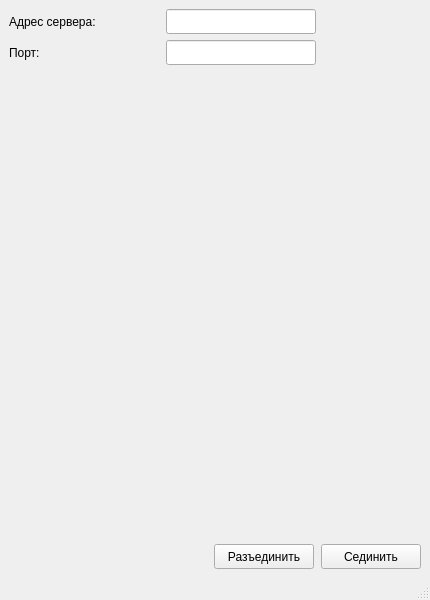
<?xml version="1.0" encoding="UTF-8"?>
<ui version="4.0">
 <class>ConnectionForm</class>
 <widget class="QMainWindow" name="ConnectionForm">
  <property name="geometry">
   <rect>
    <x>0</x>
    <y>0</y>
    <width>430</width>
    <height>600</height>
   </rect>
  </property>
  <property name="minimumSize">
   <size>
    <width>430</width>
    <height>600</height>
   </size>
  </property>
  <property name="windowTitle">
   <string>ConnectoinForm</string>
  </property>
  <widget class="QWidget" name="centralwidget">
   <layout class="QVBoxLayout" name="verticalLayout">
    <item>
     <layout class="QVBoxLayout" name="Lamp_vLayout"/>
    </item>
    <item>
     <layout class="QFormLayout" name="formLayout">
      <property name="horizontalSpacing">
       <number>7</number>
      </property>
      <item row="0" column="0">
       <widget class="QLabel" name="label">
        <property name="minimumSize">
         <size>
          <width>150</width>
          <height>25</height>
         </size>
        </property>
        <property name="maximumSize">
         <size>
          <width>150</width>
          <height>25</height>
         </size>
        </property>
        <property name="text">
         <string>Адрес сервера:</string>
        </property>
       </widget>
      </item>
      <item row="0" column="1">
       <widget class="QLineEdit" name="ServerNameLEdit">
        <property name="enabled">
         <bool>true</bool>
        </property>
        <property name="minimumSize">
         <size>
          <width>150</width>
          <height>25</height>
         </size>
        </property>
        <property name="maximumSize">
         <size>
          <width>150</width>
          <height>25</height>
         </size>
        </property>
       </widget>
      </item>
      <item row="1" column="0">
       <widget class="QLabel" name="label_2">
        <property name="minimumSize">
         <size>
          <width>100</width>
          <height>25</height>
         </size>
        </property>
        <property name="maximumSize">
         <size>
          <width>100</width>
          <height>25</height>
         </size>
        </property>
        <property name="text">
         <string>Порт:</string>
        </property>
       </widget>
      </item>
      <item row="1" column="1">
       <widget class="QLineEdit" name="PortLEdit">
        <property name="minimumSize">
         <size>
          <width>150</width>
          <height>25</height>
         </size>
        </property>
        <property name="maximumSize">
         <size>
          <width>150</width>
          <height>25</height>
         </size>
        </property>
        <property name="inputMask">
         <string>99999</string>
        </property>
       </widget>
      </item>
     </layout>
    </item>
    <item>
     <layout class="QHBoxLayout" name="horizontalLayout">
      <property name="spacing">
       <number>7</number>
      </property>
      <item>
       <spacer name="horizontalSpacer">
        <property name="orientation">
         <enum>Qt::Horizontal</enum>
        </property>
        <property name="sizeHint" stdset="0">
         <size>
          <width>40</width>
          <height>20</height>
         </size>
        </property>
       </spacer>
      </item>
      <item>
       <widget class="QPushButton" name="DisconnectButton">
        <property name="minimumSize">
         <size>
          <width>100</width>
          <height>25</height>
         </size>
        </property>
        <property name="maximumSize">
         <size>
          <width>100</width>
          <height>25</height>
         </size>
        </property>
        <property name="text">
         <string>Разъединить</string>
        </property>
       </widget>
      </item>
      <item>
       <widget class="QPushButton" name="ConnectButton">
        <property name="minimumSize">
         <size>
          <width>100</width>
          <height>25</height>
         </size>
        </property>
        <property name="maximumSize">
         <size>
          <width>100</width>
          <height>25</height>
         </size>
        </property>
        <property name="contextMenuPolicy">
         <enum>Qt::NoContextMenu</enum>
        </property>
        <property name="layoutDirection">
         <enum>Qt::LeftToRight</enum>
        </property>
        <property name="text">
         <string>Сединить</string>
        </property>
       </widget>
      </item>
     </layout>
    </item>
   </layout>
  </widget>
  <widget class="QMenuBar" name="menubar">
   <property name="geometry">
    <rect>
     <x>0</x>
     <y>0</y>
     <width>430</width>
     <height>25</height>
    </rect>
   </property>
  </widget>
  <widget class="QStatusBar" name="statusbar"/>
 </widget>
 <tabstops>
  <tabstop>ServerNameLEdit</tabstop>
  <tabstop>PortLEdit</tabstop>
  <tabstop>ConnectButton</tabstop>
  <tabstop>DisconnectButton</tabstop>
 </tabstops>
 <resources/>
 <connections/>
</ui>
